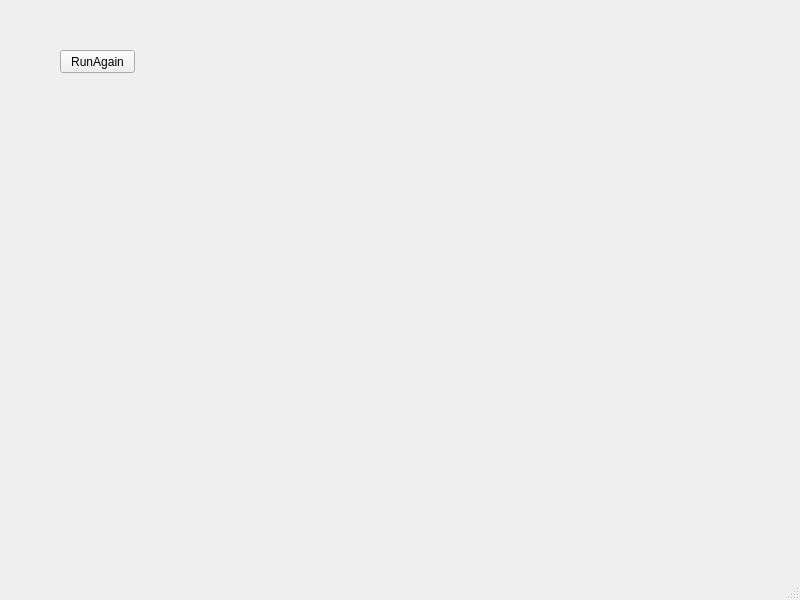
<?xml version="1.0" encoding="UTF-8"?>
<ui version="4.0">
 <class>MainWindow</class>
 <widget class="QMainWindow" name="MainWindow">
  <property name="geometry">
   <rect>
    <x>0</x>
    <y>0</y>
    <width>800</width>
    <height>600</height>
   </rect>
  </property>
  <property name="windowTitle">
   <string>MainWindow</string>
  </property>
  <widget class="QWidget" name="centralwidget">
   <widget class="QPushButton" name="pushButton">
    <property name="geometry">
     <rect>
      <x>60</x>
      <y>50</y>
      <width>75</width>
      <height>23</height>
     </rect>
    </property>
    <property name="text">
     <string>RunAgain</string>
    </property>
   </widget>
  </widget>
  <widget class="QMenuBar" name="menubar">
   <property name="geometry">
    <rect>
     <x>0</x>
     <y>0</y>
     <width>800</width>
     <height>21</height>
    </rect>
   </property>
  </widget>
  <widget class="QStatusBar" name="statusbar"/>
 </widget>
 <resources/>
 <connections/>
</ui>
